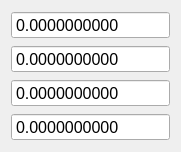
    <widget class="QWidget" name="layoutWidget_6">
     <property name="geometry">
      <rect>
       <x>240</x>
       <y>50</y>
       <width>121</width>
       <height>132</height>
      </rect>
     </property>
     <layout class="QVBoxLayout" name="verticalLayout_10">
      <item>
       <widget class="QDoubleSpinBox" name="elasticmod">
        <property name="sizePolicy">
         <sizepolicy hsizetype="Minimum" vsizetype="Fixed">
          <horstretch>250</horstretch>
          <verstretch>0</verstretch>
         </sizepolicy>
        </property>
        <property name="minimumSize">
         <size>
          <width>0</width>
          <height>28</height>
         </size>
        </property>
        <property name="maximumSize">
         <size>
          <width>16777215</width>
          <height>28</height>
         </size>
        </property>
        <property name="font">
         <font>
          <pointsize>12</pointsize>
         </font>
        </property>
        <property name="buttonSymbols">
         <enum>QAbstractSpinBox::NoButtons</enum>
        </property>
        <property name="decimals">
         <number>10</number>
        </property>
        <property name="maximum">
         <double>1000000000000.000000000000000</double>
        </property>
       </widget>
      </item>
      <item>
       <widget class="QDoubleSpinBox" name="bottomtocentroid">
        <property name="sizePolicy">
         <sizepolicy hsizetype="Minimum" vsizetype="Fixed">
          <horstretch>250</horstretch>
          <verstretch>0</verstretch>
         </sizepolicy>
        </property>
        <property name="minimumSize">
         <size>
          <width>0</width>
          <height>28</height>
         </size>
        </property>
        <property name="maximumSize">
         <size>
          <width>16777215</width>
          <height>28</height>
         </size>
        </property>
        <property name="font">
         <font>
          <pointsize>12</pointsize>
         </font>
        </property>
        <property name="buttonSymbols">
         <enum>QAbstractSpinBox::NoButtons</enum>
        </property>
        <property name="decimals">
         <number>10</number>
        </property>
        <property name="maximum">
         <double>1000000000000.000000000000000</double>
        </property>
       </widget>
      </item>
      <item>
       <widget class="QDoubleSpinBox" name="toptocentroid">
        <property name="sizePolicy">
         <sizepolicy hsizetype="Minimum" vsizetype="Fixed">
          <horstretch>250</horstretch>
          <verstretch>0</verstretch>
         </sizepolicy>
        </property>
        <property name="minimumSize">
         <size>
          <width>0</width>
          <height>28</height>
         </size>
        </property>
        <property name="maximumSize">
         <size>
          <width>16777215</width>
          <height>28</height>
         </size>
        </property>
        <property name="font">
         <font>
          <pointsize>12</pointsize>
         </font>
        </property>
        <property name="buttonSymbols">
         <enum>QAbstractSpinBox::NoButtons</enum>
        </property>
        <property name="decimals">
         <number>10</number>
        </property>
        <property name="maximum">
         <double>1000000000000.000000000000000</double>
        </property>
       </widget>
      </item>
      <item>
       <widget class="QDoubleSpinBox" name="area">
        <property name="sizePolicy">
         <sizepolicy hsizetype="Minimum" vsizetype="Fixed">
          <horstretch>250</horstretch>
          <verstretch>0</verstretch>
         </sizepolicy>
        </property>
        <property name="minimumSize">
         <size>
          <width>0</width>
          <height>28</height>
         </size>
        </property>
        <property name="maximumSize">
         <size>
          <width>16777215</width>
          <height>28</height>
         </size>
        </property>
        <property name="font">
         <font>
          <pointsize>12</pointsize>
         </font>
        </property>
        <property name="buttonSymbols">
         <enum>QAbstractSpinBox::NoButtons</enum>
        </property>
        <property name="decimals">
         <number>10</number>
        </property>
        <property name="maximum">
         <double>1000000000000.000000000000000</double>
        </property>
       </widget>
      </item>
     </layout>
    </widget>
